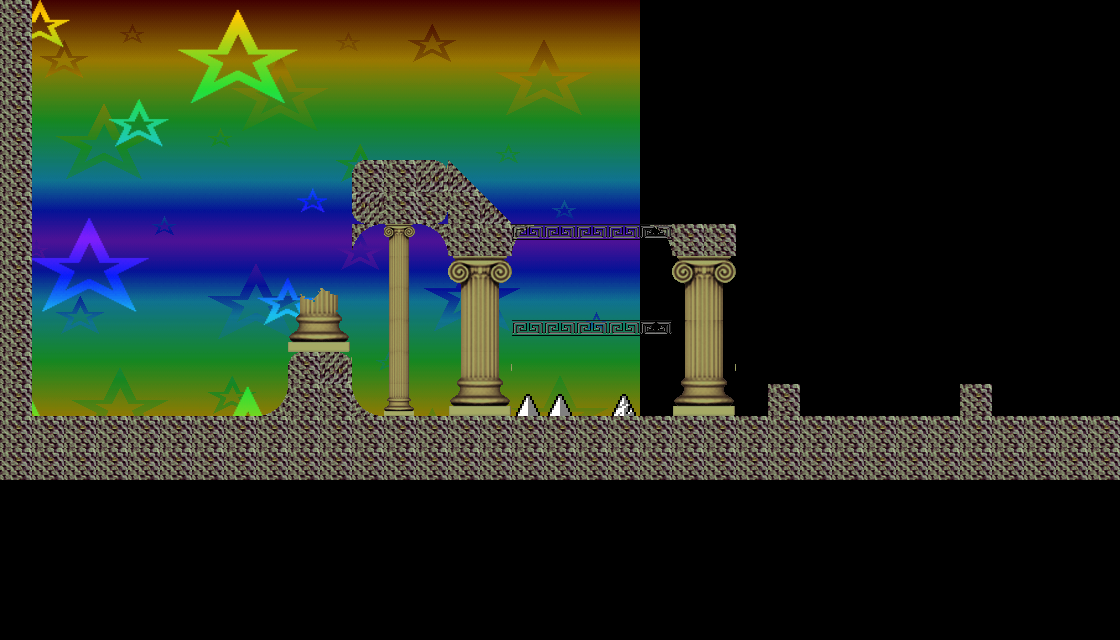

This is a level from a 2D game, rendered from its Tiled map with the project's own tilesets. A one-line summary and the map file follow, with tile-layer data summarised:
An orthogonal 35x20 tile map with 32x32 px tiles, 3 tile layers (Background, Foreground, Frontground), 2 tilesets, 2 image layers and 20 objects (5x CoinEntity, mainPlayer, SlaveEntity, EnemyEntity, platform).

<map version="1.0" orientation="orthogonal" renderorder="right-down" width="35" height="20" tilewidth="32" tileheight="32">
 <tileset firstgid="1" name="area01_level_tiles" tilewidth="32" tileheight="32">
  <image source="../img/map/area01_level_tiles.png" width="640" height="241" />
 </tileset>
 <tileset firstgid="141" name="asterion" tilewidth="32" tileheight="32">
  <image source="../img/map/asterion_level_tiles.png" width="640" height="241" />
 </tileset>
 <imagelayer name="bkg0">
  <image source="../img/area01_bkg0.png" />
  <properties>
   <property name="ratio" value="0.25" />
  </properties>
 </imagelayer>
 <imagelayer name="bkg1">
  <image source="../img/area01_bkg1.png" />
  <properties>
   <property name="ratio" value="0.35" />
  </properties>
 </imagelayer>
 <layer name="Background" width="40" height="15">
  <data>[600 cells, 31 non-empty, 3 distinct tile ids]</data>
 </layer>
 <objectgroup color="#00a40d" name="Entities">
  <object name="mainPlayer" x="384" y="96" width="32" height="64">
   <properties>
    <property name="image" value="gripe_run_right" />
    <property name="spritewidth" value="64" />
   </properties>
  </object>
  <object name="CoinEntity" x="480" y="128" width="32" height="32">
   <properties>
    <property name="image" value="spinning_coin_gold" />
   </properties>
  </object>
  <object name="CoinEntity" x="576" y="384" width="32" height="32">
   <properties>
    <property name="image" value="spinning_coin_gold" />
   </properties>
  </object>
  <object name="CoinEntity" x="128" y="384" width="32" height="32">
   <properties>
    <property name="image" value="spinning_coin_gold" />
   </properties>
  </object>
  <object name="CoinEntity" x="384" y="352" width="32" height="32">
   <properties>
    <property name="image" value="spinning_coin_gold" />
   </properties>
  </object>
  <object name="CoinEntity" x="768" y="352" width="32" height="32">
   <properties>
    <property name="image" value="spinning_coin_gold" />
   </properties>
  </object>
  <object name="SlaveEntity" x="864" y="352" width="32" height="64" />
 </objectgroup>
 <objectgroup color="#ff1000" name="EnemyEntities">
  <object name="EnemyEntity" x="32" y="384" width="256" height="32" rotation="0.0857754" />
 </objectgroup>
 <layer name="Foreground" width="40" height="15">
  <data>[600 cells, 171 non-empty, 23 distinct tile ids]</data>
 </layer>
 <layer name="Frontground" width="40" height="15">
  <data>[600 cells, 20 non-empty, 17 distinct tile ids]</data>
 </layer>
 <objectgroup color="#a29ea4" name="collision">
  <properties>
   <property name="type" value="platform" />
  </properties>
  <object x="353" y="160" width="96" height="64" />
  <object x="288" y="352" width="64" height="128" />
  <object x="0" y="416" width="288" height="64" />
  <object x="352" y="416" width="928" height="64" />
  <object x="512" y="384" width="64" height="32" />
  <object x="607" y="384" width="32" height="32" />
  <object x="672" y="224" width="64" height="32" />
  <object name="platform" x="512" y="224" width="160" height="32">
   <properties>
    <property name="type" value="platform" />
   </properties>
  </object>
  <object x="512" y="320" width="160" height="32">
   <properties>
    <property name="type" value="platform" />
   </properties>
  </object>
  <object x="768" y="384" width="32" height="32" />
  <object x="960" y="384" width="32" height="32" />
  <object x="448" y="160">
   <polygon points="0,0 64,64 64,96 0,96" />
  </object>
 </objectgroup>
</map>
